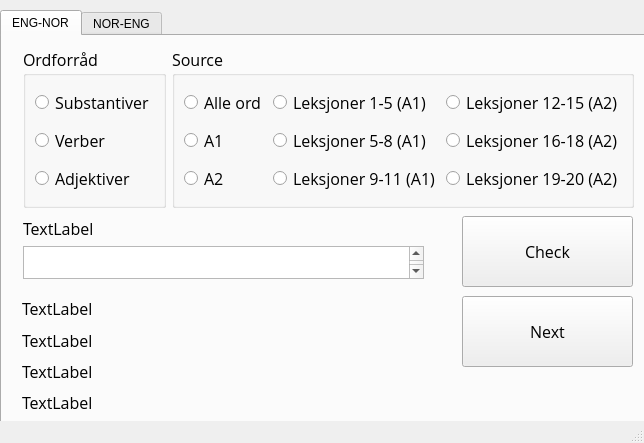
<?xml version="1.0" encoding="UTF-8"?>
<ui version="4.0">
 <class>MainWindow</class>
 <widget class="QMainWindow" name="MainWindow">
  <property name="geometry">
   <rect>
    <x>0</x>
    <y>0</y>
    <width>644</width>
    <height>443</height>
   </rect>
  </property>
  <property name="windowTitle">
   <string>Bokmål</string>
  </property>
  <widget class="QWidget" name="centralwidget">
   <widget class="QTabWidget" name="tabWidget">
    <property name="geometry">
     <rect>
      <x>0</x>
      <y>10</y>
      <width>921</width>
      <height>541</height>
     </rect>
    </property>
    <property name="currentIndex">
     <number>0</number>
    </property>
    <widget class="QWidget" name="tab">
     <attribute name="title">
      <string>ENG-NOR</string>
     </attribute>
     <widget class="QPushButton" name="CheckButton">
      <property name="geometry">
       <rect>
        <x>460</x>
        <y>180</y>
        <width>171</width>
        <height>71</height>
       </rect>
      </property>
      <property name="font">
       <font>
        <family>Open Sans</family>
        <pointsize>12</pointsize>
       </font>
      </property>
      <property name="text">
       <string>Check</string>
      </property>
     </widget>
     <widget class="QPlainTextEdit" name="UsersAnswerTextEdit">
      <property name="geometry">
       <rect>
        <x>21</x>
        <y>210</y>
        <width>401</width>
        <height>33</height>
       </rect>
      </property>
      <property name="font">
       <font>
        <family>Open Sans</family>
        <pointsize>12</pointsize>
       </font>
      </property>
      <property name="mouseTracking">
       <bool>false</bool>
      </property>
     </widget>
     <widget class="QLabel" name="tasklabel">
      <property name="geometry">
       <rect>
        <x>21</x>
        <y>181</y>
        <width>401</width>
        <height>22</height>
       </rect>
      </property>
      <property name="font">
       <font>
        <family>Open Sans</family>
        <pointsize>12</pointsize>
       </font>
      </property>
      <property name="text">
       <string>TextLabel</string>
      </property>
     </widget>
     <widget class="QWidget" name="layoutWidget">
      <property name="geometry">
       <rect>
        <x>20</x>
        <y>260</y>
        <width>401</width>
        <height>213</height>
       </rect>
      </property>
      <layout class="QVBoxLayout" name="verticalLayout">
       <item>
        <widget class="QLabel" name="solutionlabel">
         <property name="font">
          <font>
           <family>Open Sans</family>
           <pointsize>12</pointsize>
          </font>
         </property>
         <property name="text">
          <string>TextLabel</string>
         </property>
        </widget>
       </item>
       <item>
        <widget class="QLabel" name="solutionlabel_2">
         <property name="font">
          <font>
           <family>Open Sans</family>
           <pointsize>12</pointsize>
          </font>
         </property>
         <property name="text">
          <string>TextLabel</string>
         </property>
        </widget>
       </item>
       <item>
        <widget class="QLabel" name="solutionlabel_3">
         <property name="font">
          <font>
           <family>Open Sans</family>
           <pointsize>12</pointsize>
          </font>
         </property>
         <property name="text">
          <string>TextLabel</string>
         </property>
        </widget>
       </item>
       <item>
        <widget class="QLabel" name="solutionlabel_4">
         <property name="font">
          <font>
           <family>Open Sans</family>
           <pointsize>12</pointsize>
          </font>
         </property>
         <property name="text">
          <string>TextLabel</string>
         </property>
        </widget>
       </item>
       <item>
        <widget class="QLabel" name="solutionlabel_5">
         <property name="font">
          <font>
           <family>Open Sans</family>
           <pointsize>12</pointsize>
          </font>
         </property>
         <property name="text">
          <string>TextLabel</string>
         </property>
        </widget>
       </item>
       <item>
        <widget class="QLabel" name="solutionlabel_6">
         <property name="font">
          <font>
           <family>Open Sans</family>
           <pointsize>12</pointsize>
          </font>
         </property>
         <property name="text">
          <string>TextLabel</string>
         </property>
        </widget>
       </item>
       <item>
        <widget class="QLabel" name="solutionlabel_7">
         <property name="font">
          <font>
           <family>Open Sans</family>
           <pointsize>12</pointsize>
          </font>
         </property>
         <property name="text">
          <string>TextLabel</string>
         </property>
        </widget>
       </item>
      </layout>
     </widget>
     <widget class="QPushButton" name="NextButton">
      <property name="geometry">
       <rect>
        <x>460</x>
        <y>260</y>
        <width>171</width>
        <height>71</height>
       </rect>
      </property>
      <property name="font">
       <font>
        <family>Open Sans</family>
        <pointsize>12</pointsize>
       </font>
      </property>
      <property name="text">
       <string>Next</string>
      </property>
     </widget>
     <widget class="QWidget" name="layoutWidget">
      <property name="geometry">
       <rect>
        <x>21</x>
        <y>11</y>
        <width>611</width>
        <height>161</height>
       </rect>
      </property>
      <layout class="QHBoxLayout" name="horizontalLayout">
       <item>
        <widget class="QGroupBox" name="groupBox">
         <property name="font">
          <font>
           <family>Open Sans</family>
           <pointsize>12</pointsize>
           <weight>50</weight>
           <bold>false</bold>
          </font>
         </property>
         <property name="title">
          <string>Ordforråd</string>
         </property>
         <layout class="QVBoxLayout" name="verticalLayout_2">
          <item>
           <widget class="QRadioButton" name="NounRadioButton">
            <property name="font">
             <font>
              <family>Open Sans</family>
              <pointsize>12</pointsize>
              <weight>50</weight>
              <bold>false</bold>
             </font>
            </property>
            <property name="text">
             <string>Substantiver</string>
            </property>
           </widget>
          </item>
          <item>
           <widget class="QRadioButton" name="VerbRadioButton">
            <property name="font">
             <font>
              <family>Open Sans</family>
              <pointsize>12</pointsize>
              <weight>50</weight>
              <bold>false</bold>
             </font>
            </property>
            <property name="text">
             <string>Verber</string>
            </property>
           </widget>
          </item>
          <item>
           <widget class="QRadioButton" name="AdjectiveRadioButton">
            <property name="font">
             <font>
              <family>Open Sans</family>
              <pointsize>12</pointsize>
              <weight>50</weight>
              <bold>false</bold>
             </font>
            </property>
            <property name="text">
             <string>Adjektiver</string>
            </property>
           </widget>
          </item>
         </layout>
        </widget>
       </item>
       <item>
        <widget class="QGroupBox" name="groupBox_2">
         <property name="font">
          <font>
           <family>Open Sans</family>
           <pointsize>12</pointsize>
           <weight>50</weight>
           <bold>false</bold>
          </font>
         </property>
         <property name="title">
          <string>Source</string>
         </property>
         <layout class="QGridLayout" name="gridLayout">
          <item row="0" column="0">
           <widget class="QRadioButton" name="AllSourceRadioButton">
            <property name="font">
             <font>
              <weight>50</weight>
              <bold>false</bold>
             </font>
            </property>
            <property name="text">
             <string>Alle ord</string>
            </property>
           </widget>
          </item>
          <item row="1" column="0">
           <widget class="QRadioButton" name="A1SourceRadioButton">
            <property name="font">
             <font>
              <weight>50</weight>
              <bold>false</bold>
             </font>
            </property>
            <property name="text">
             <string>A1</string>
            </property>
           </widget>
          </item>
          <item row="2" column="2">
           <widget class="QRadioButton" name="A21920SourceRadioButton_3">
            <property name="font">
             <font>
              <weight>50</weight>
              <bold>false</bold>
             </font>
            </property>
            <property name="text">
             <string>Leksjoner 19-20 (A2)</string>
            </property>
           </widget>
          </item>
          <item row="1" column="2">
           <widget class="QRadioButton" name="A21618SourceRadioButton">
            <property name="font">
             <font>
              <weight>50</weight>
              <bold>false</bold>
             </font>
            </property>
            <property name="text">
             <string>Leksjoner 16-18 (A2)</string>
            </property>
           </widget>
          </item>
          <item row="0" column="2">
           <widget class="QRadioButton" name="A21215ourceRadioButton_2">
            <property name="font">
             <font>
              <weight>50</weight>
              <bold>false</bold>
             </font>
            </property>
            <property name="text">
             <string>Leksjoner 12-15 (A2)</string>
            </property>
           </widget>
          </item>
          <item row="2" column="1">
           <widget class="QRadioButton" name="LA1911SourceRadioButton">
            <property name="font">
             <font>
              <weight>50</weight>
              <bold>false</bold>
             </font>
            </property>
            <property name="text">
             <string>Leksjoner 9-11 (A1)</string>
            </property>
           </widget>
          </item>
          <item row="1" column="1">
           <widget class="QRadioButton" name="LA158SourceRadioButton">
            <property name="font">
             <font>
              <weight>50</weight>
              <bold>false</bold>
             </font>
            </property>
            <property name="text">
             <string>Leksjoner 5-8 (A1)</string>
            </property>
           </widget>
          </item>
          <item row="0" column="1">
           <widget class="QRadioButton" name="LA115SourceRadioButton">
            <property name="font">
             <font>
              <weight>50</weight>
              <bold>false</bold>
             </font>
            </property>
            <property name="text">
             <string>Leksjoner 1-5 (A1)</string>
            </property>
           </widget>
          </item>
          <item row="2" column="0">
           <widget class="QRadioButton" name="A2SourceRadioButton">
            <property name="font">
             <font>
              <weight>50</weight>
              <bold>false</bold>
             </font>
            </property>
            <property name="text">
             <string>A2</string>
            </property>
           </widget>
          </item>
         </layout>
        </widget>
       </item>
      </layout>
     </widget>
    </widget>
    <widget class="QWidget" name="tab_2">
     <attribute name="title">
      <string>NOR-ENG</string>
     </attribute>
    </widget>
   </widget>
  </widget>
  <widget class="QStatusBar" name="statusbar"/>
 </widget>
 <tabstops>
  <tabstop>UsersAnswerTextEdit</tabstop>
  <tabstop>CheckButton</tabstop>
  <tabstop>NounRadioButton</tabstop>
  <tabstop>VerbRadioButton</tabstop>
  <tabstop>AdjectiveRadioButton</tabstop>
  <tabstop>AllSourceRadioButton</tabstop>
  <tabstop>A1SourceRadioButton</tabstop>
  <tabstop>tabWidget</tabstop>
 </tabstops>
 <resources/>
 <connections/>
</ui>
